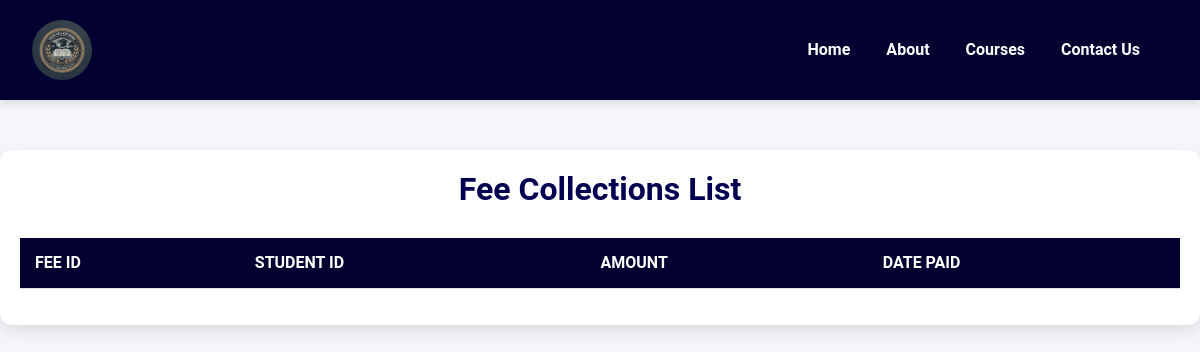
Before: /show-fees/ with the older database file.
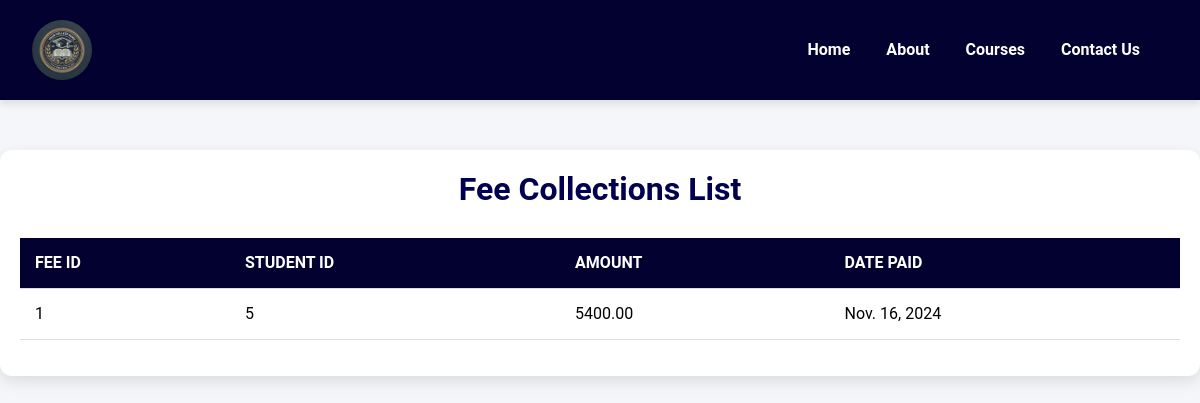
After: the same page with the newer database file.
### dbms/models.py (models this page shows, shortened)
class FeeCollection(models.Model):
    id = models.AutoField(primary_key=True)
    student = models.ForeignKey(RegisteredStudent, on_delete=models.CASCADE)  # FK to RegisteredStudent
    amount = models.DecimalField(max_digits=10, decimal_places=2)
    date_paid = models.DateField()

### dbms/views.py (the view)
# urls.py: path('show-fees/', show_fees, name='show_fees'),
def show_fees(request):
    fees = FeeCollection.objects.all()  # Fetch all fee collections
    context = {
        'fees': fees,
    }
    return render(request, 'show_fees.html', context)

### templates/show_fees.html (shortened to what this page needs)
{% load static %}
<!DOCTYPE html>
<html lang="en">
<head>
    <link rel="stylesheet" href="https://cdn.jsdelivr.net/npm/bootstrap@5.3.3/dist/css/bootstrap.min.css" />
    <link rel="stylesheet" href="https://cdn.jsdelivr.net/npm/bootstrap@5.3.3/dist/css/bootstrap.min.css" />
    <link rel="stylesheet" href="{% static 'lib.css' %}" />
    <link rel="stylesheet" href="{% static 'lib.css' %}">
</head>
<body>
    <nav class="navbar navbar-expand-lg">
        <div class="container-fluid">
            <a class="navbar-brand" href="#">
                <img src="{% static 'images/logo.png' %}" alt="College Logo" />
            </a>
            <div class="collapse navbar-collapse" id="navbarNav">
                <ul class="navbar-nav ms-auto">
                    <li class="nav-item">
                        <a class="nav-link" href="{% url 'home' %}"> <b>Home</b></a>
                    </li>
                    <li class="nav-item">
                        <a class="nav-link" href="{% url 'about' %}"> <b>About</b></a>
                    </li>
                    <li class="nav-item">
                        <a class="nav-link" href="{% url 'show_courses' %}"> <b>Courses</b></a>
                    </li>
                    <li class="nav-item">
                        <a class="nav-link" href="{% url 'contact' %}"> <b>Contact Us</b></a>
                    </li>
                </ul>
            </div>
        </div>
    </nav>
    <div class="container">
        <h2>Fee Collections List</h2>
        <table class="table">
            <thead>
                <tr>
                    <th>Fee ID</th>
                    <th>Student ID</th>
                    <th>Amount</th>
                    <th>Date Paid</th>
                </tr>
            </thead>
            <tbody>
                {% for fee in fees %}
                <tr>
                    <td>{{ fee.id }}</td>
                    <td>{{ fee.student_id }}</td>
                    <td>{{ fee.amount }}</td>
                    <td>{{ fee.date_paid }}</td>
                </tr>
                {% endfor %}
            </tbody>
        </table>
    </div>
</body>
</html>

Changed rows visible on the page:
added FeeCollection: id "1", student_id "5", amount "5400.00", date_paid "Nov. 16, 2024"
